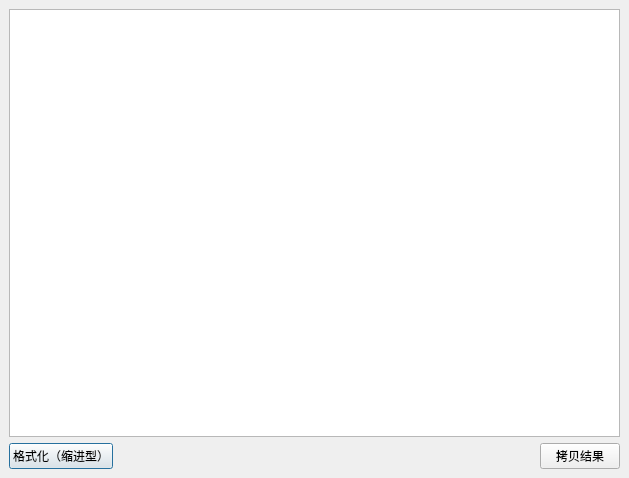
<?xml version="1.0" encoding="UTF-8"?>
<ui version="4.0">
 <class>DialogFormatJson</class>
 <widget class="QDialog" name="DialogFormatJson">
  <property name="geometry">
   <rect>
    <x>0</x>
    <y>0</y>
    <width>629</width>
    <height>478</height>
   </rect>
  </property>
  <property name="windowTitle">
   <string>Dialog</string>
  </property>
  <layout class="QGridLayout" name="gridLayout">
   <property name="leftMargin">
    <number>0</number>
   </property>
   <property name="topMargin">
    <number>0</number>
   </property>
   <property name="rightMargin">
    <number>0</number>
   </property>
   <property name="bottomMargin">
    <number>0</number>
   </property>
   <property name="spacing">
    <number>0</number>
   </property>
   <item row="0" column="0">
    <widget class="QWidget" name="widget" native="true">
     <property name="background" stdset="0">
      <bool>true</bool>
     </property>
     <layout class="QGridLayout" name="gridLayout_2">
      <property name="leftMargin">
       <number>9</number>
      </property>
      <property name="topMargin">
       <number>9</number>
      </property>
      <property name="rightMargin">
       <number>9</number>
      </property>
      <property name="bottomMargin">
       <number>9</number>
      </property>
      <property name="horizontalSpacing">
       <number>0</number>
      </property>
      <item row="0" column="0">
       <widget class="QTextEdit" name="tbValue">
        <property name="contextMenuPolicy">
         <enum>Qt::NoContextMenu</enum>
        </property>
       </widget>
      </item>
      <item row="1" column="0">
       <layout class="QHBoxLayout" name="horizontalLayout">
        <property name="spacing">
         <number>24</number>
        </property>
        <item>
         <widget class="QPushButton" name="btnFormatJson">
          <property name="text">
           <string>格式化（缩进型）</string>
          </property>
         </widget>
        </item>
        <item>
         <widget class="QLabel" name="lbMessage">
          <property name="sizePolicy">
           <sizepolicy hsizetype="Expanding" vsizetype="Preferred">
            <horstretch>0</horstretch>
            <verstretch>0</verstretch>
           </sizepolicy>
          </property>
          <property name="text">
           <string/>
          </property>
          <property name="alignment">
           <set>Qt::AlignCenter</set>
          </property>
         </widget>
        </item>
        <item>
         <widget class="QPushButton" name="btnCopyResult">
          <property name="text">
           <string>拷贝结果</string>
          </property>
         </widget>
        </item>
       </layout>
      </item>
     </layout>
    </widget>
   </item>
  </layout>
 </widget>
 <resources/>
 <connections/>
</ui>
